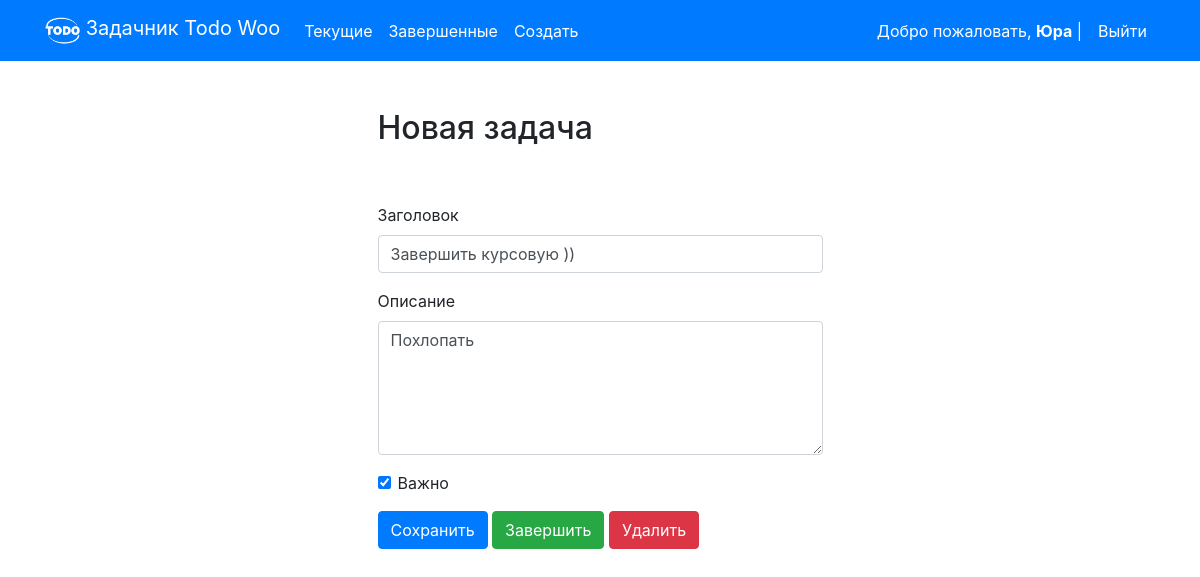
Page /todo/15 (signed in) on the committed database.
### todo/models.py (models this page shows, shortened)
class Todo(models.Model):
    title = models.CharField(max_length=100)
    memo = models.TextField(blank=True)
    created = models.DateTimeField(auto_now_add=True)
    datecompleted = models.DateTimeField(null=True, blank=True)
    important = models.BooleanField(default=False)
    user = models.ForeignKey(User, on_delete=models.CASCADE)

### todo/views.py (the view, shortened to what this page needs)
# urls.py: path('todo/<int:todo_pk>', views.viewtodo, name='viewtodo'),
@login_required
def viewtodo(request, todo_pk):
    todo = get_object_or_404(Todo, pk=todo_pk, user=request.user)
    if request.method == 'GET':
        form = TodoForm(instance=todo)
        return render(request, 'todo/viewtodo.html', {'todo':todo, 'form':form})

### todo/forms.py
class TodoForm(ModelForm):
    class Meta:
        model = Todo
        fields = ['title', 'memo', 'important']

### todo/templates/todo/viewtodo.html (shortened to what this page needs)
{% extends "todo/base.html" %}
{% block content %}
    <div class="row justify-content-center mt-5">
        <div class="col-md-5">
            <h2>Новая задача</h2>
        </div>
    </div>
    <div class="row justify-content-center mt-5">
        <div class="col-md-5">
            <form method="POST">
                <div class="form-group">
                    <label for="title">Заголовок</label>
                    <input type="text" name="title" class="form-control" id="title" value="{{ todo.title }}" required>
                </div>
                <div class="form-group">
                    <label for="memo">Описание</label>
                    <textarea name="memo" rows="5" class="form-control" id="memo" >{{ todo.memo }}</textarea>
                </div>
                <div class="form-group form-check">
                    <input type="checkbox" name="important" class="form-check-input" id="important" {% if todo.important %}checked{% endif %}>
                    <label class="form-check-label" for="important">Важно</label>
                </div>
                <button type="submit" class="btn btn-primary">Сохранить</button>
                <button type="button" class="btn btn-success" onclick="$('#complete').click()">Завершить</button>
                <button type="button" class="btn btn-danger" onclick="$('#delete').click()">Удалить</button>
            </form>
        </div>
    </div>
{% endblock %}

### todo/templates/todo/base.html (shortened to what this page needs)
{% load static %}
<!doctype html>
<html lang="ru">
<head>
    <link rel="stylesheet" href="https://stackpath.bootstrapcdn.com/bootstrap/4.4.1/css/bootstrap.min.css">
</head>
<body>
<nav class="navbar navbar-expand-md navbar-light bg-primary">
<div class="container">
        <div class="navbar-brand">
            <img src="{% static 'todo/logo.png' %}" width="35" height="35" class="d-inline-block align-top">
            <span class="text-white">Задачник Todo Woo</span>
        </div>
    <div class="collapse navbar-collapse" id="navbarNav">
    {% if user.is_authenticated %}
        <ul class="navbar-nav mr-auto">
                <li class="nav-item {{ current }}">
                    <a class="nav-link text-white" href="{% url 'currenttodos' %}">Текущие</a>
                </li>
                <li class="nav-item {{ completed }}">
                    <a class="nav-link text-white" href="{% url 'completedtodos' %}">Завершенные</a>
                </li>
                <li class="nav-item {{ create }}">
                    <a class="nav-link text-white" href="{% url 'createtodo' %}">Создать</a>
                </li>
        </ul>
    {% endif %}
    <ul class="navbar-nav ml-auto">
            {% if user.is_authenticated %}
                <li class="nav-item">
                    <span class="nav-link active text-white">Добро пожаловать, <b>{{ user.username }}</b> | </span>
                </li>
                <li class="nav-item">
                    <a href="#" onclick="$('#signOutBtn').click()" class="nav-link text-white">Выйти</a>
                </li>
            {% endif %}
        </ul>
    </div>
</div>
</nav>
<div class="container">
{% block content %}{% endblock %}
</div>
</body>
</html>

### rows in the picture
Todo: title "Завершить курсовую ))", memo "Похлопать", important "☑"

### other values in the picture
{{ user.username }} "Юра"
